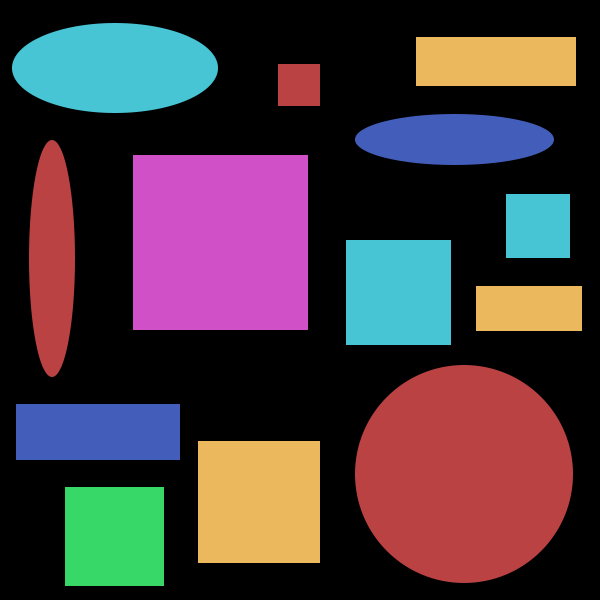
#> input picture pyimagesearch gurus/Module 1/img/circles_and_squares.png, 600 x 600 px
$ python approx_simple.py
#> lines starting #> are read from the running program, lines starting #| are printed output that depends on the picture; after the words box and inside, x2 and y2 are one past the last pixel; in counts of white or black regions, pixels touching at a corner belong together
# import the necessary packages
import cv2
import imutils

# load the the cirles and squares image and convert it to grayscale
image = cv2.imread("../img/circles_and_squares.png")
#> image is the input picture: shape (600, 600, 3); mean B, G, R 62, 56.2, 70.8
gray = cv2.cvtColor(image, cv2.COLOR_BGR2GRAY)
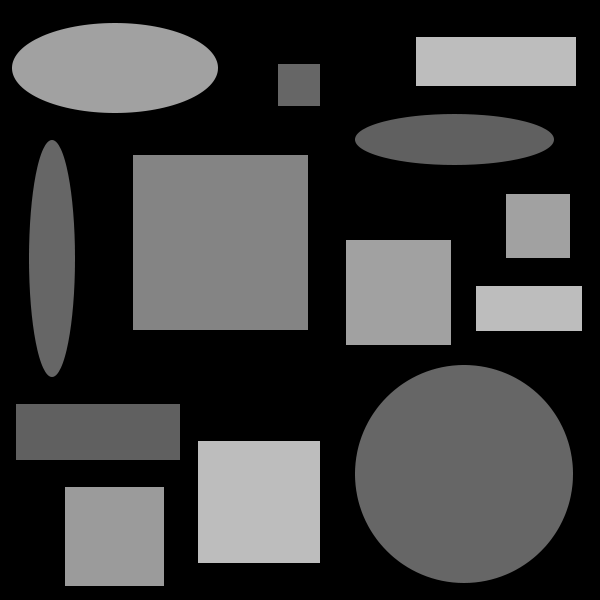
#> gray: shape (600, 600); min 0, max 189, mean 61.2

# find contours in the image
cnts = cv2.findContours(gray.copy(), cv2.RETR_EXTERNAL, cv2.CHAIN_APPROX_SIMPLE)
#> cnts = 13 contours; largest, box (x1, y1, x2, y2) and area: (355, 365, 573, 583) 37385, (133, 155, 308, 330) 30276, (198, 441, 320, 563) 14641, (12, 23, 218, 113) 14593, (346, 240, 451, 345) 10816
cnts = imutils.grab_contours(cnts)

"""
To control the level of tolerance for the approximation,
we need to define an (epsilon) value.
In practice, we define this epsilon relative
to the perimeter of the shape we are examining.
Commonly, we’ll define epsilon as some percentage
(usually between 1-5%) of the original contour perimeter.

This is because the internal contour approximation
algorithm is looking for points to discard.
The larger the epsilon value is, the more points
will be discarded. Similarly, the smaller the epsilon value is,
the more points will be kept.

So the question becomes: what’s the optimal value for
epsilon? And how do we go about defining it?

It’s very clear that an epsilon value that will
work well for some shapes will not work well for others
(larger shapes versus smaller shapes, for instance).
This means that we can’t simply hardcode an \epsilon value into our code
— it must be computed dynamically based on the individual contour.

Thus, we define \epsilon relative to the perimeter length so
we understand how large the contour region actually is.
Doing this ensures that we achieve a consistent approximation
for all shapes inside the image.
"""

# loop over the contours
for c in cnts:
	# approximate the contour
	peri = cv2.arcLength(c, True)
	approx = cv2.approxPolyDP(c, 0.01 * peri, True)

	# if the approximated contour has 4 vertices, then we are examining
	# a rectangle
	if len(approx) == 4:
		# draw the outline of the contour and draw the text on the image
		cv2.drawContours(image, [c], -1, (0, 255, 255), 2)
		(x, y, w, h) = cv2.boundingRect(approx)
		cv2.putText(image, "Rectangle", (x, y - 10), cv2.FONT_HERSHEY_SIMPLEX,
			0.5, (0, 255, 255), 2)
#> this loop made 13 passes
#> (peri, approx, x, y, w, h) on passes 1, 2, 3, 5, 6, 7, 8, 11, 12: (392, [[65, 487], [65, 585], [163, 585], [163, 487]], 65, 487, 99, 99), (484, [[198, 441], [198, 562], [319, 562], [319, 441]], 198, 441, 122, 122), (436, [[16, 404], [16, 459], [179, 459], [179, 404]], 16, 404, 164, 56), (298, [[476, 286], [476, 330], [581, 330], [581, 286]], 476, 286, 106, 45), (416, [[346, 240], [346, 344], [450, 344], [450, 240]], 346, 240, 105, 105), (252, [[506, 194], [506, 257], [569, 257], [569, 194]], 506, 194, 64, 64), (696, [[133, 155], [133, 329], [307, 329], [307, 155]], 133, 155, 175, 175), (164, [[278, 64], [278, 105], [319, 105], [319, 64]], 278, 64, 42, 42), (414, [[416, 37], [416, 85], [575, 85], [575, 37]], 416, 37, 160, 49)
#> peri on passes 4, 9, 10, 13: 722.7, 517.5, 446.8, 508.3
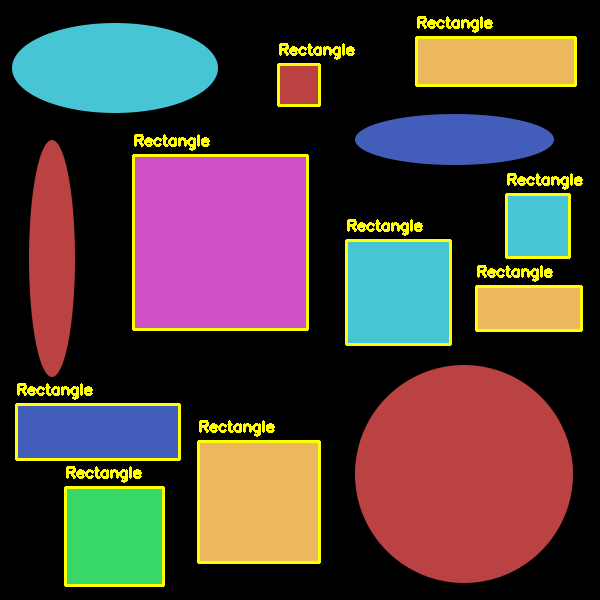
#> image: shape (600, 600, 3); 4.39% of pixels changed, all inside (x1, y1, x2, y2) = (15, 16, 583, 587)

# show the output image
cv2.imshow("Image", image)
cv2.waitKey(0)

$ run again, with pyimagesearch gurus/Module 1/img/basic_shapes.png copied over pyimagesearch gurus/Module 1/img/circles_and_squares.png
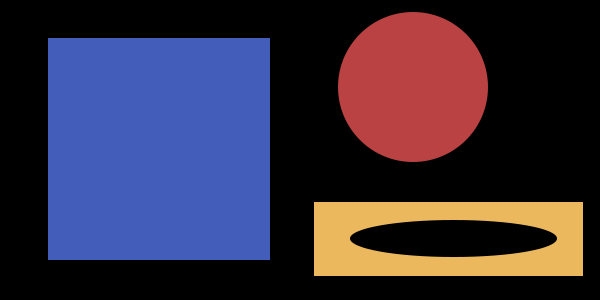
#> input picture pyimagesearch gurus/Module 1/img/basic_shapes.png, 600 x 300 px
#> image is the input picture: shape (300, 600, 3); mean B, G, R 64.6, 46.4, 54.5
#> `gray = cv2.cvtColor(image, cv2.COLOR_BGR2GRAY)`:
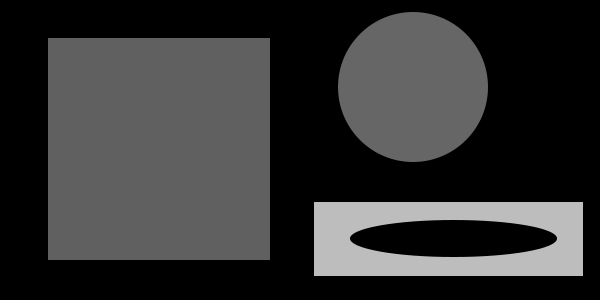
#> gray: shape (300, 600); min 0, max 189, mean 50.9
#> cnts = 3 contours; box (x1, y1, x2, y2) and area: (48, 38, 270, 260) 48841, (314, 202, 583, 276) 19564, (338, 12, 488, 162) 17687
#> the loop `for c in cnts:` made 3 passes
#> (peri, approx, x, y, w, h) on passes 1 to 2: (682, [[314, 202], [314, 275], [582, 275], [582, 202]], 314, 202, 269, 74), (884, [[48, 38], [48, 259], [269, 259], [269, 38]], 48, 38, 222, 222)
#> after the loop `for c in cnts:`:
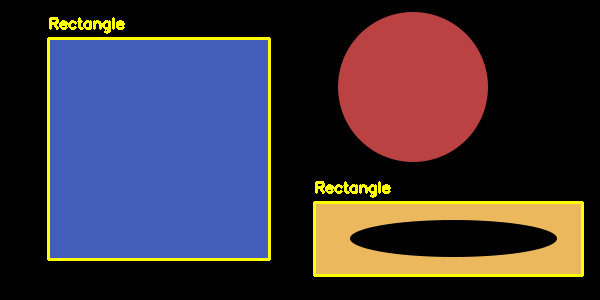
#> image: shape (300, 600, 3); 3.25% of pixels changed, all inside (x1, y1, x2, y2) = (47, 17, 584, 277)
